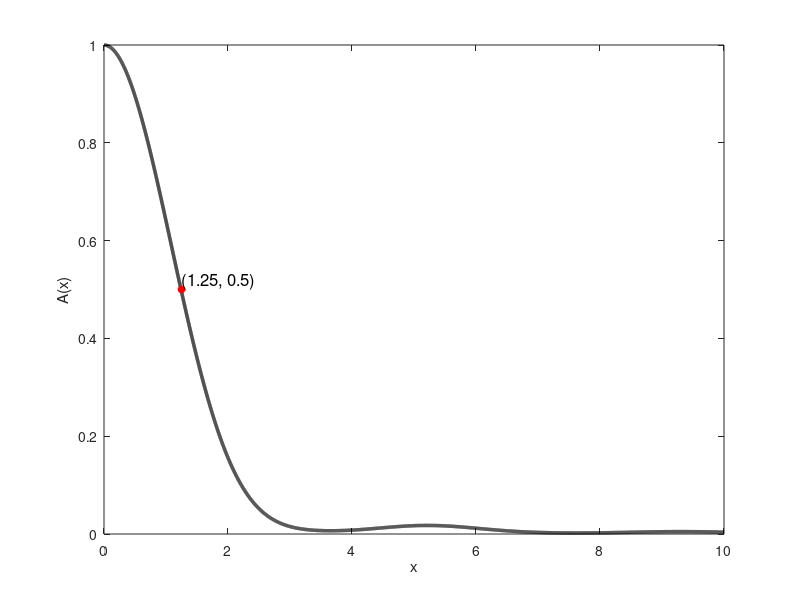
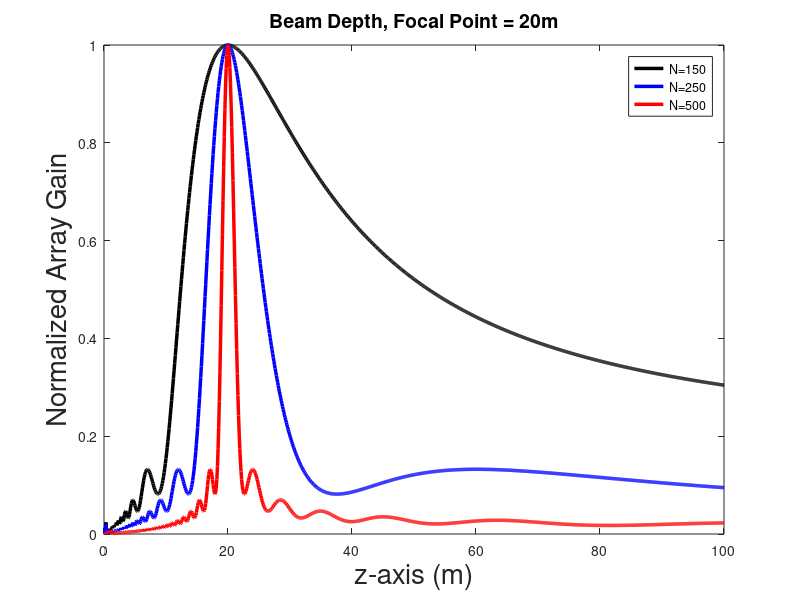
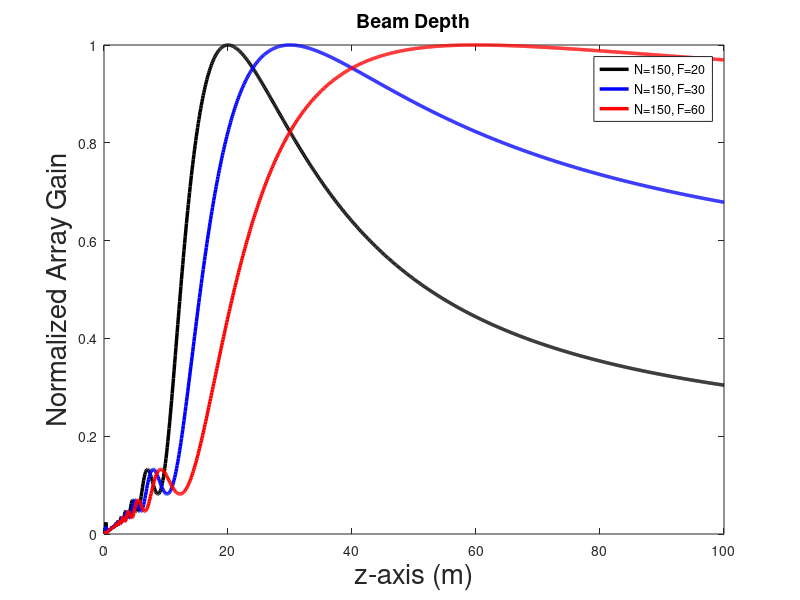

The MATLAB script that drew these images, in order:
% ######################### Apr, 5, 2025
% ######################### Written by Shima Mashhadi, PhD student at Rochester Institute of Technology, supervised by Professor Alireza Vahid.
% ######################### EEEE-789 Spectrum Sharing
% ######################### Beamdepth in nearfield- slide 24 and 26
clc; clear; close all;

% Define parameter ranges
x_values = 0:0.001:10; % x = d_F / (8*z_eff)

% Define fixed constants
lambda = 1;  % Normalization (not affecting the core result)

results = zeros(1, length(x_values));
% Define function handles for fresnel integrands
cos_func = @(t) cos((pi/2) * t.^2);
sin_func = @(t) sin((pi/2) * t.^2);
%% square array
 for j = 1:length(x_values)
       
        x = x_values(j);
        C = integral(cos_func, 0, sqrt(x));
        S = integral(sin_func, 0, sqrt(x));
        results(j) = (1 / x)^2 * (C^2 + S^2)^2;
 end

 %% linear array
 % for j = 1:length(F_values)
 %        x = x_values(j);
 % 
 %        x = x_values(j);
 %        C = integral(cos_func, 0, sqrt(x));
 %        S = integral(sin_func, 0, sqrt(x));
 %        % Compute the final equation
 %        results(j) = (1 / x) * (C^2 + S^2);
 %        
 % end
%% Plot the results
figure(1);
hold on;
plot(x_values, results,'-k','LineWidth',2.5);
plot(1.25, 0.5, 'ro', 'MarkerSize', 5, 'MarkerFaceColor', 'r');
% surf(F_values, results, 'EdgeColor', 'none');
text(1.25, 0.5, '(1.25, 0.5)', 'VerticalAlignment', 'bottom', 'HorizontalAlignment', 'left', 'FontSize', 12);

xlabel('x');
ylabel('A(x)');
box on;
%% slide 26
% Constants
antenna_Number = [150,250,500];
Focal_Point = [20,30,60]; % Focal point
c = 3 * 10^8;
f_c = 15 * 10^9;
lambda = c / f_c;
space_Ant_elemets = lambda/2;
z = 0:0.1:100;%linspace(1,50,500);             
G_results = zeros(length(Focal_Point),length(antenna_Number), length(z));

for n = 1:length(Focal_Point)
    F = Focal_Point(n);
    for i = 1:length(antenna_Number)
        antenna_axise = ((1:antenna_Number(i)) - ((antenna_Number(i) + 1) / 2))* space_Ant_elemets;
        for j = 1:length(z)
    
            f =exp(1i * (2 * pi / lambda) * ((antenna_axise).^2 / (2 * F))).* ...
              exp(-1i * (2 * pi / lambda) * ((antenna_axise).^2 / (2 * z(j))));
        
            G_results(n,i, j) = (1 / ((antenna_Number(i))^2)) * (abs(sum(f)).^2);
          
        end
    end
end
%%
% dF = 2*(space_Ant_elemets*(antenna_Number)).^2/lambda;
% BD = (dF.*Focal_point./(dF-6.952*Focal_point))-(dF.*Focal_point./(dF+6.952*Focal_point));

%% Plot the results
figure(2);
hold on;
plot(z, reshape(G_results(1,1,:),[1, length(z)]),'-k','LineWidth',2.5,'DisplayName','N=150'); % Heatmap
plot(z,  reshape(G_results(1,2,:),[1, length(z)]),'-b','LineWidth',2.5,'DisplayName','N=250'); 
plot(z, reshape(G_results(1,3,:),[1, length(z)]),'-r','LineWidth',2.5,'DisplayName','N=500'); 
xlabel('z-axis (m)','FontSize', 20);
ylabel('Normalized Array Gain','FontSize', 20);
%yscale log;
title('Beam Depth, Focal Point = 20m','FontSize', 14);
% Add markers (example: red dot and magenta square)
legend;
box on;
%%
figure(3);
hold on;
plot(z, reshape(G_results(1,1,:),[1, length(z)]),'-k','LineWidth',2.5,'DisplayName','N=150, F=20'); % Heatmap
plot(z, reshape(G_results(2,1,:),[1, length(z)]),'-b','LineWidth',2.5,'DisplayName','N=150, F=30'); 
plot(z, reshape(G_results(3,1,:),[1, length(z)]),'-r','LineWidth',2.5,'DisplayName','N=150, F=60'); 
xlabel('z-axis (m)','FontSize', 20);
ylabel('Normalized Array Gain','FontSize', 20);
%yscale log;
title('Beam Depth','FontSize', 14);
% Add markers (example: red dot and magenta square)
box on;
legend;